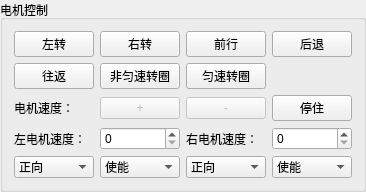
     <widget class="QGroupBox" name="groupBox_8">
      <property name="styleSheet">
       <string notr="true"/>
      </property>
      <property name="title">
       <string>电机控制</string>
      </property>
      <layout class="QGridLayout" name="gridLayout_8">
       <item row="0" column="1">
        <widget class="QPushButton" name="turnright">
         <property name="text">
          <string>右转</string>
         </property>
         <property name="checkable">
          <bool>true</bool>
         </property>
        </widget>
       </item>
       <item row="2" column="0">
        <widget class="QLabel" name="label_58">
         <property name="text">
          <string>电机速度：</string>
         </property>
        </widget>
       </item>
       <item row="4" column="1">
        <widget class="QSpinBox" name="leftmotorvalue">
         <property name="maximum">
          <number>2000</number>
         </property>
         <property name="singleStep">
          <number>3</number>
         </property>
        </widget>
       </item>
       <item row="5" column="0">
        <widget class="QComboBox" name="comboBox">
         <item>
          <property name="text">
           <string>正向</string>
          </property>
         </item>
         <item>
          <property name="text">
           <string>反向</string>
          </property>
         </item>
        </widget>
       </item>
       <item row="2" column="2">
        <widget class="QPushButton" name="speedsub">
         <property name="enabled">
          <bool>false</bool>
         </property>
         <property name="text">
          <string>-</string>
         </property>
        </widget>
       </item>
       <item row="4" column="2">
        <widget class="QLabel" name="label_38">
         <property name="text">
          <string>右电机速度：</string>
         </property>
        </widget>
       </item>
       <item row="4" column="3">
        <widget class="QSpinBox" name="rightmotorvalue">
         <property name="maximum">
          <number>2000</number>
         </property>
         <property name="singleStep">
          <number>3</number>
         </property>
        </widget>
       </item>
       <item row="0" column="2">
        <widget class="QPushButton" name="doublemotor">
         <property name="text">
          <string>前行</string>
         </property>
         <property name="checkable">
          <bool>true</bool>
         </property>
        </widget>
       </item>
       <item row="4" column="0">
        <widget class="QLabel" name="label_39">
         <property name="text">
          <string>左电机速度：</string>
         </property>
        </widget>
       </item>
       <item row="5" column="3">
        <widget class="QComboBox" name="rightmotorcontrol">
         <item>
          <property name="text">
           <string>使能</string>
          </property>
         </item>
         <item>
          <property name="text">
           <string>释放</string>
          </property>
         </item>
        </widget>
       </item>
       <item row="1" column="0">
        <widget class="QPushButton" name="loop">
         <property name="text">
          <string>往返</string>
         </property>
         <property name="checkable">
          <bool>true</bool>
         </property>
        </widget>
       </item>
       <item row="2" column="1">
        <widget class="QPushButton" name="speedadd">
         <property name="enabled">
          <bool>false</bool>
         </property>
         <property name="text">
          <string>+</string>
         </property>
        </widget>
       </item>
       <item row="0" column="0">
        <widget class="QPushButton" name="turnleft">
         <property name="text">
          <string>左转</string>
         </property>
         <property name="checkable">
          <bool>true</bool>
         </property>
        </widget>
       </item>
       <item row="5" column="2">
        <widget class="QComboBox" name="comboBox_2">
         <item>
          <property name="text">
           <string>正向</string>
          </property>
         </item>
         <item>
          <property name="text">
           <string>反向</string>
          </property>
         </item>
        </widget>
       </item>
       <item row="0" column="3">
        <widget class="QPushButton" name="back">
         <property name="text">
          <string>后退</string>
         </property>
         <property name="checkable">
          <bool>true</bool>
         </property>
        </widget>
       </item>
       <item row="5" column="1">
        <widget class="QComboBox" name="leftmotorcontrol">
         <item>
          <property name="text">
           <string>使能</string>
          </property>
         </item>
         <item>
          <property name="text">
           <string>释放</string>
          </property>
         </item>
        </widget>
       </item>
       <item row="1" column="1">
        <widget class="QPushButton" name="turnrun">
         <property name="text">
          <string>非匀速转圈</string>
         </property>
         <property name="checkable">
          <bool>true</bool>
         </property>
        </widget>
       </item>
       <item row="1" column="2">
        <widget class="QPushButton" name="turnrun_2">
         <property name="text">
          <string>匀速转圈</string>
         </property>
         <property name="checkable">
          <bool>true</bool>
         </property>
        </widget>
       </item>
       <item row="2" column="3">
        <widget class="QPushButton" name="stop">
         <property name="text">
          <string>停住</string>
         </property>
        </widget>
       </item>
      </layout>
     </widget>
